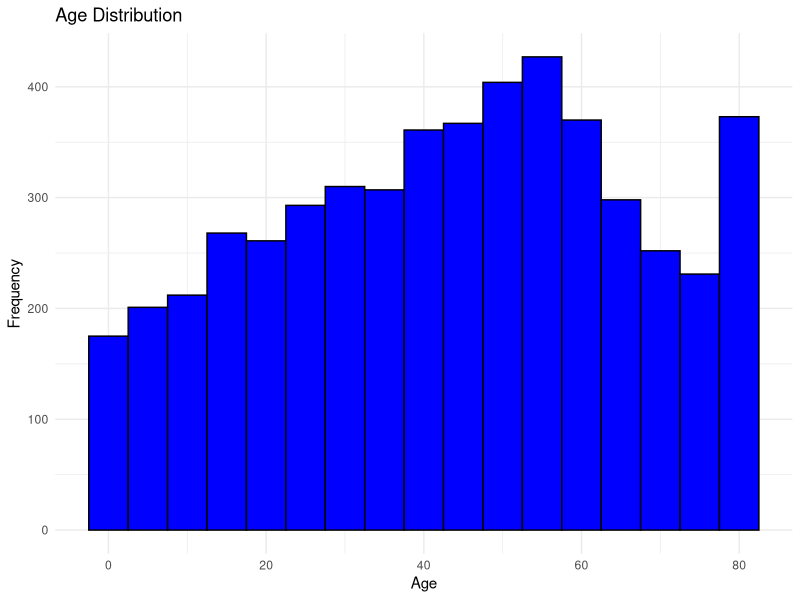
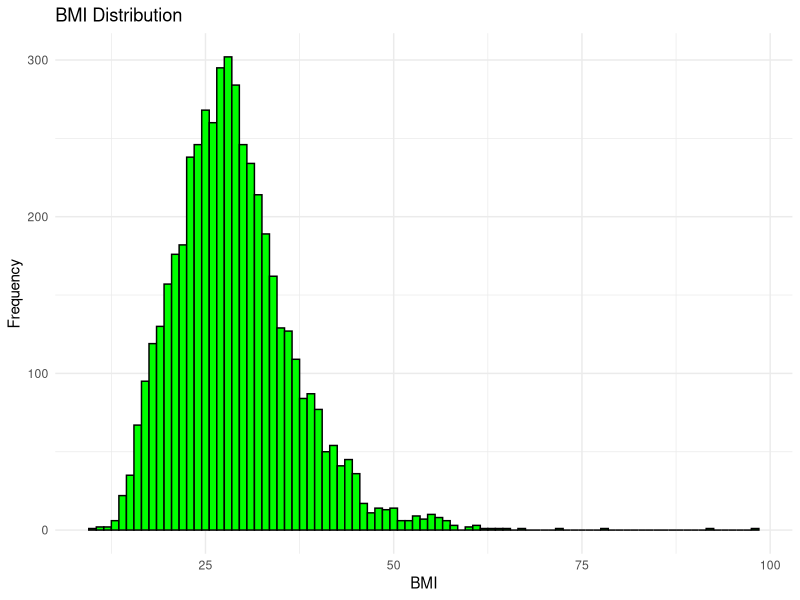
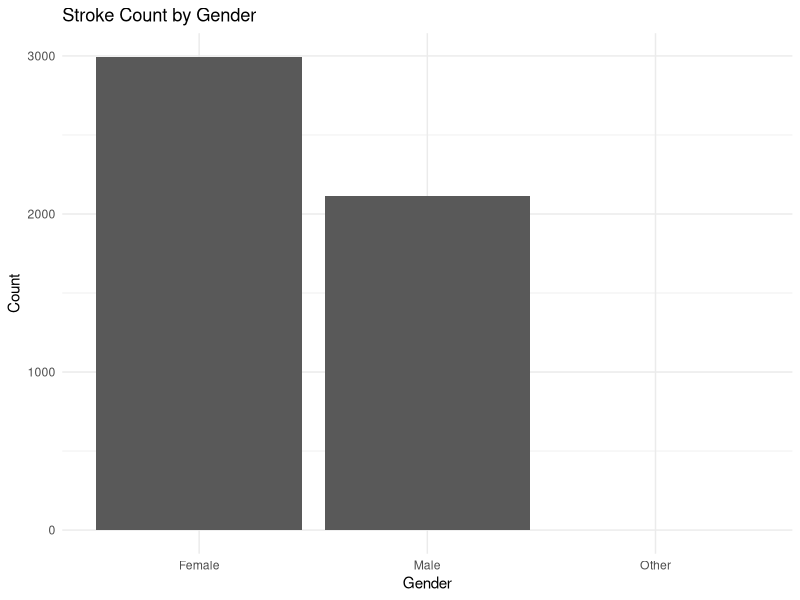
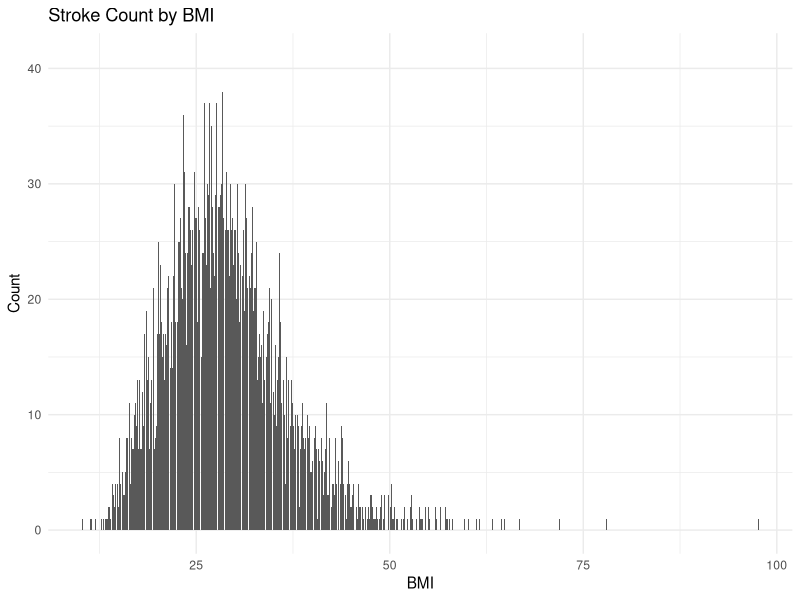
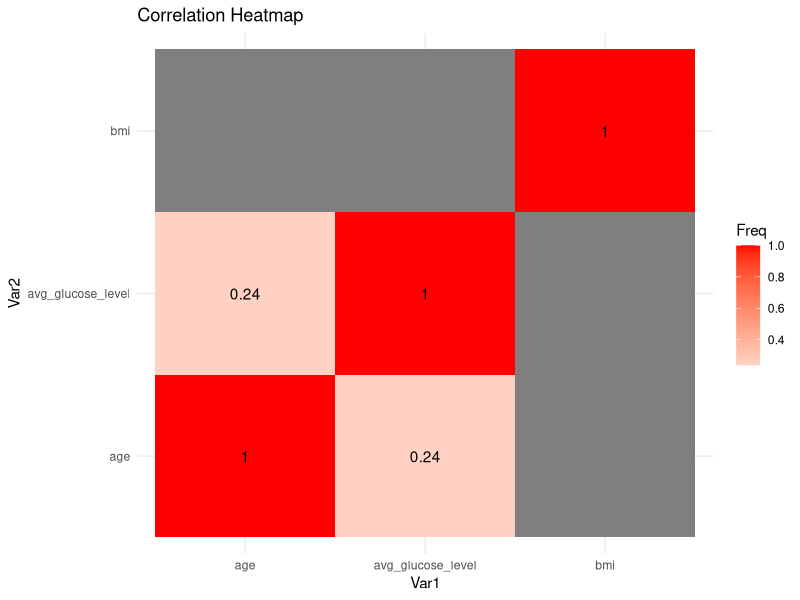

Source code (R) for these figures, in order:
# eda.R

# Install necessary packages if not already installed
if (!require(ggplot2)) install.packages("ggplot2")

# Load required libraries
library(tidyverse)
library(skimr)
library(ggplot2)

# Set the working directory (adjust the path as necessary)
setwd("C:/Users/rahul/OneDrive/Desktop/Projects/Google Data Analystics/R Project/Stroke Prediction/stroke_prediction_project")

# Load the preprocessed data
data <- read.csv("data/preprocessed_data.csv")

# Summary statistics
summary(data)
skim(data)

# Visualize the distribution of age
age_dist_plot <- ggplot(data, aes(x = age)) +
  geom_histogram(binwidth = 5, fill = "blue", color = "black") +
  theme_minimal() +
  labs(title = "Age Distribution", x = "Age", y = "Frequency")
ggsave("visualizations/age_distribution.png", plot = age_dist_plot)

# Visualize the distribution of BMI
bmi_dist_plot <- ggplot(data, aes(x = bmi)) +
  geom_histogram(binwidth = 1, fill = "green", color = "black") +
  theme_minimal() +
  labs(title = "BMI Distribution", x = "BMI", y = "Frequency")
ggsave("visualizations/bmi_distribution.png", plot = bmi_dist_plot)

# Visualize stroke count by gender
stroke_gender_plot <- ggplot(data, aes(x = gender, fill = stroke)) +
  geom_bar(position = "dodge") +
  theme_minimal() +
  labs(title = "Stroke Count by Gender", x = "Gender", y = "Count") +
  scale_fill_manual(values = c("0" = "blue", "1" = "red"))
ggsave("visualizations/stroke_by_gender.png", plot = stroke_gender_plot)

# Visualize stroke count by BMI category
stroke_bmi_plot <- ggplot(data, aes(x = bmi, fill = stroke)) +
  geom_bar(position = "dodge") +
  theme_minimal() +
  labs(title = "Stroke Count by BMI", x = "BMI", y = "Count") +
  scale_fill_manual(values = c("0" = "blue", "1" = "red"))
ggsave("visualizations/stroke_by_bmi.png", plot = stroke_bmi_plot)

# Correlation heatmap
corr_matrix <- data %>%
  select(age, avg_glucose_level, bmi) %>%
  cor()

# Convert the correlation matrix to a format suitable for ggplot
corr_df <- as.data.frame(as.table(corr_matrix))

# Plot the correlation heatmap
corr_heatmap_plot <- ggplot(corr_df, aes(Var1, Var2, fill = Freq)) +
  geom_tile() +
  geom_text(aes(label = round(Freq, 2))) +
  scale_fill_gradient2(low = "blue", high = "red", mid = "white", midpoint = 0) +
  theme_minimal() +
  labs(title = "Correlation Heatmap")
ggsave("visualizations/correlation_heatmap.png", plot = corr_heatmap_plot)
